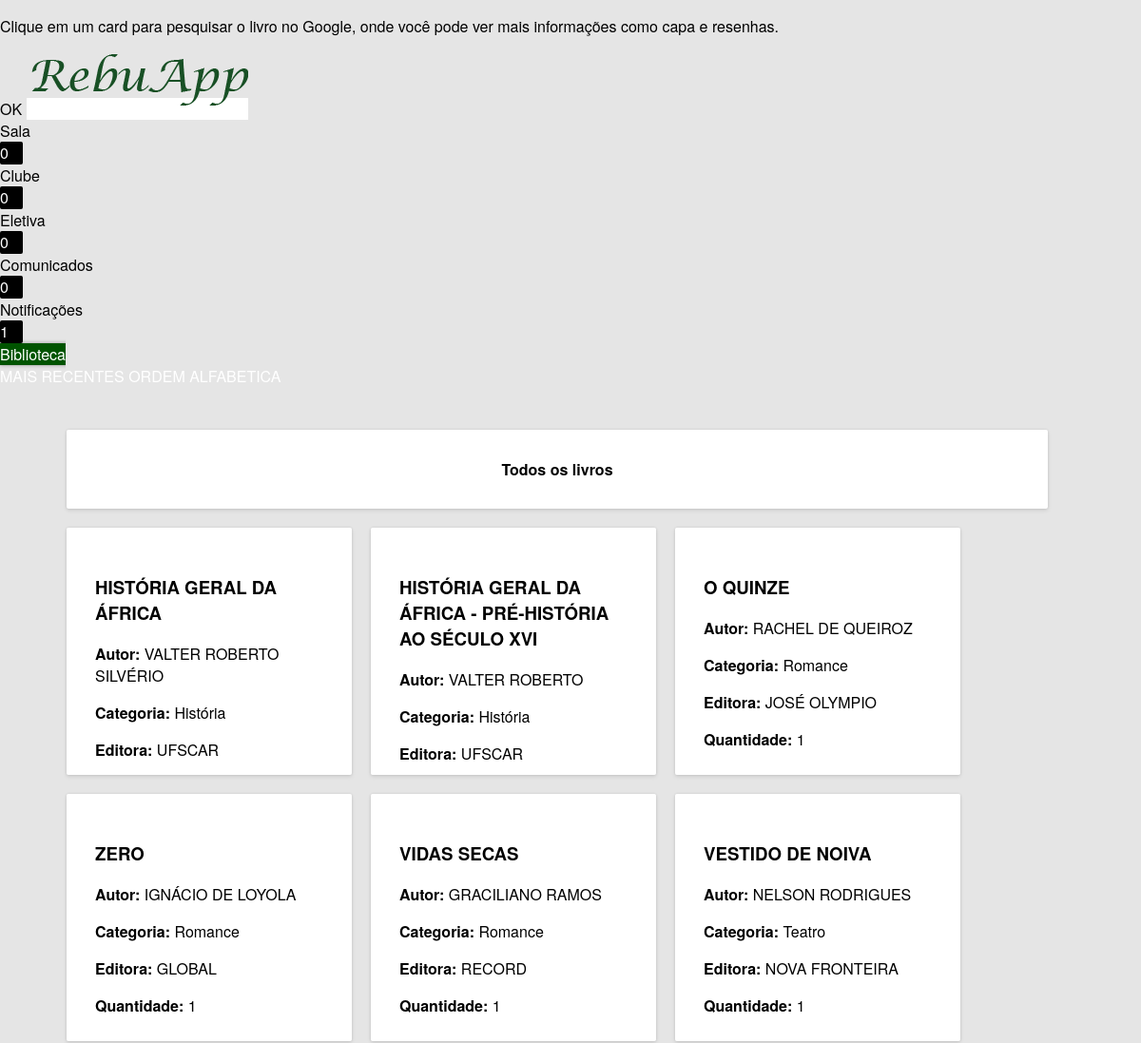
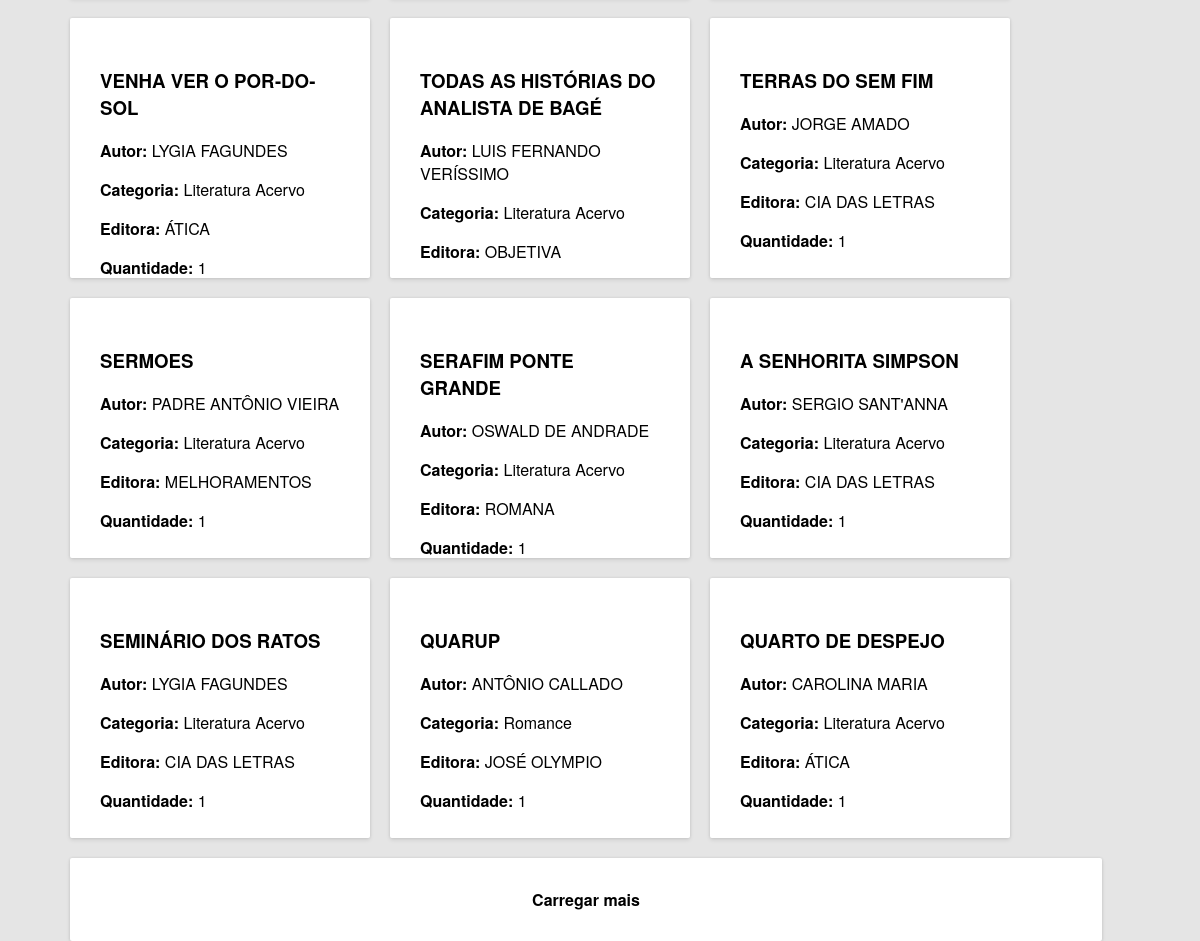
Page /webapp/rebuapp/livros.php on the committed database (2 pictures, top to bottom).
### tables this page shows
CREATE TABLE IF NOT EXISTS `livros` (
  `id` int(11) NOT NULL,
  `categoria` varchar(255) NOT NULL,
  `obra` varchar(255) NOT NULL,
  `autor` varchar(255) NOT NULL,
  `editora` varchar(255) NOT NULL,
  `quantidade` int(11) NOT NULL
);

### webapp/rebuapp/livros.php (the view, shortened to what this page needs)
<?php
	include("connect_db.php");
	$categoria = $_GET['categoria'];
?>
<? include("partes/default.php"); ?>
<html>
<head>
<? include("partes/head.php") ?>
</head>
<body unresolved>
<? if(!isset($_COOKIE['avisolivros'])) { ?>
	<paper-action-dialog style="width: 20%; min-width: 300px;" heading="RebuApp" id="avisolivros" transition="core-transition-center" backdrop autoCloseDisabled>
		<p>Clique em um card para pesquisar o livro no Google, onde você pode ver mais informações como capa e resenhas.</p>
		<paper-button affirmative autofocus onclick="document.cookie='avisolivros=true; expires=Fri,01 Jan 2016 12:00:00 UTC';">OK</paper-button>
	</paper-action-dialog>
<? } ?>
	 <core-drawer-panel id="drawerPanel">
		 <core-header-panel drawer>
	  <core-menu selected="6">
		  <? include("partes/drawer.php"); ?>
	  </core-menu>
		 </core-header-panel>
	<core-scroll-header-panel main mode="scroll" id="main">
    <core-toolbar class="perfect-for-tabs" id="defaultbar">
    <span flex id="titulo">Biblioteca</span>
	<br><div class="bottom fit" horizontal layout>
      <paper-tabs id="tabs" selected="all" self-end>
        <paper-tab name="all" id="guiarecentes">Mais recentes</paper-tab>
        <paper-tab name="favorites" id="guiaalfabetica">Ordem Alfabetica</paper-tab>
      </paper-tabs>
		</div>
    </core-toolbar>
    <div class="container">
<div id="conteudo">
<paper-shadow z="0" class="littlecard" style="cursor: default;"><? include("partes/categoria2.php"); ?></paper-shadow>
<?
if(isset($categoria)) {
$result = mysqli_query($dbi, "SELECT * FROM livros WHERE categoria='$categoria' ORDER BY id DESC LIMIT 15");
while ($row = mysqli_fetch_array($result)) { ?>
<paper-shadow z="0" class="card clickable cardlivro" onclick="window.open('https://google.com.br/search?q=<? echo $row['obra']; ?> <? echo $row['autor']; ?>')">
<h3><? echo $row['obra']; ?></h3>
<p><b>Autor:</b> <? echo $row['autor']; ?></p>
</p><p><b>Editora:</b> <? echo $row['editora']; ?></p>
<p><b>Quantidade:</b> <? echo $row['quantidade']; ?></p>
<paper-ripple fit class="recenteringTouch"></paper-ripple>
</paper-shadow>
<?
		$id_id=$row['id'];
}
} else {
$result = mysqli_query($dbi, "SELECT * FROM livros ORDER BY id DESC LIMIT 15");
while ($row = mysqli_fetch_array($result)) { ?>
<paper-shadow z="0" class="card clickable cardlivro" touch-action="pan-x pan-y" onclick="window.open('https://google.com.br/search?q=<? echo $row['obra']; ?> <? echo $row['autor']; ?>')">
<h3><? echo $row['obra']; ?></h3>
<p><b>Autor:</b> <? echo $row['autor']; ?></p>
<p><b>Categoria:</b> <? include('partes/categoria.php'); ?>
</p><p><b>Editora:</b> <? echo $row['editora']; ?></p>
<p><b>Quantidade:</b> <? echo $row['quantidade']; ?></p>
</paper-shadow>
<?
		$id_id=$row['id'];
}
}
?>
</div>
<? if(mysqli_num_rows($result) == 15) { ?>
<paper-shadow z="0" class="load_more littlecard clickable" touch-action="pan-x pan-y" id="<?php echo $id_id; ?>"><font id="loadtext">Carregar mais</font></paper-shadow>
<? } else { ?>
<paper-shadow z="0" class="littlecard" id="nomore">Não há mais resultados</paper-shadow>
<? } ?>
    </div></core-scroll-header-panel>
	  </core-drawer-panel>
</body>
</html>

### webapp/rebuapp/partes/categoria.php
<?php
if($row['categoria'] == "arte") { echo "Arte"; }
else if($row['categoria'] == "atualidades") { echo "Atualidades"; }
else if($row['categoria'] == "biologia") { echo "Biologia"; }
else if($row['categoria'] == "dvd") { echo "DVD"; }
else if($row['categoria'] == "educacaofisica") { echo "Educa&ccedil;&atilde;o F&iacute;sica"; }
else if($row['categoria'] == "educacao") { echo "Educa&ccedil;&atilde;o"; }
else if($row['categoria'] == "ficcao") { echo "Fic&ccedil;&atilde;o"; }
else if($row['categoria'] == "filosofia") { echo "Filosofia"; }
else if($row['categoria'] == "fisica") { echo "F&iacute;sica"; }
else if($row['categoria'] == "geografia") { echo "Geografia"; }
else if($row['categoria'] == "historia") { echo "Hist&oacute;ria"; }
else if($row['categoria'] == "historiaemquadrinhos") { echo "Hist&oacute;ria em quadrinhos"; }
else if($row['categoria'] == "linguainglesa") { echo "L&iacute;ngua Inglesa"; }
else if($row['categoria'] == "linguaportuguesa") { echo "L&iacute;ngua Portuguesa"; }
else if($row['categoria'] == "literaturaacervo") { echo "Literatura Acervo"; }
else if($row['categoria'] == "matematica") { echo "Matem&aacute;tica"; }
else if($row['categoria'] == "poesia") { echo "Poesia"; }
else if($row['categoria'] == "romance") { echo "Romance"; }
else if($row['categoria'] == "sociologia") { echo "Sociologia"; }
else if($row['categoria'] == "teatro") { echo "Teatro"; }
?>

### webapp/rebuapp/styles/styles.css (style rules this page uses)
html,body { height: 100%; margin: 0; background-color: #E5E5E5; font-family: RobotoDraft, Helvetica Neue, Helvetica, Arial; -webkit-tap-highlight-color: rgba(0, 0, 0, 0); -ms-touch-action: none; }
#tabs { width: 100%; margin: 0; -webkit-user-select: none; -moz-user-select: none; -ms-user-select: none; user-select: none; text-transform: uppercase; }
.perfect-for-tabs { height: 112px; }
core-toolbar { box-shadow: 0 0px 4px 0 rgba(0, 0, 0, 0.37); }
.container { width: 100%; margin-bottom: 35px auto; }
[drawer] { background-color: #ffffff; -webkit-user-select: none; -moz-user-select: none; -ms-user-select: none; user-select: none; }
paper-shadow.card { display: block; position:relative; border-radius: 2px; box-shadow: rgba(0, 0, 0, 0.0980392) 0px 2px 4px 0px, rgba(0, 0, 0, 0.0980392) 0px 0px 3px 0px; padding: 30px; margin: 10px; background: #ffffff; left: 0; right: 0; word-wrap: break-word; overflow: auto; }
paper-shadow.clickable { cursor: pointer; }
paper-shadow.cardlivro { height: auto; }
.littlecard { display: block; position:relative; border-radius: 2px; box-shadow: rgba(0, 0, 0, 0.0980392) 0px 2px 4px 0px, rgba(0, 0, 0, 0.0980392) 0px 0px 3px 0px; padding: 30px; margin: 10px; background: #ffffff; text-align: center; font-weight: bold; height: auto; left: 0; right: 0; }
@media (min-width: 981px) { #tabs { width: 100%; } }
@media (min-width: 981px) { .container { width: 90%; margin: 35px auto; } }
@media (min-width: 981px) { paper-shadow.card { width: 240px; float: left; min-height: 200px; height: auto; word-wrap: break-word; overflow: auto; } }
@media (min-width: 981px) { paper-shadow.cardlivro { height: 200px; } }
@media (min-width: 981px) { .littlecard { width: 90%; float: left; } }
core-menu { margin-right: 0; }

### rows in the picture
livros: obra "HISTÓRIA GERAL DA ÁFRICA", autor "VALTER ROBERTO SILVÉRIO", categoria "História", editora "UFSCAR"
livros: obra "HISTÓRIA GERAL DA ÁFRICA - PRÉ-HISTÓRIA AO SÉCULO XVI", autor "VALTER ROBERTO", categoria "História", editora "UFSCAR"
livros: obra "O QUINZE", autor "RACHEL DE QUEIROZ", categoria "Romance", editora "JOSÉ OLYMPIO", quantidade "1"
livros: obra "ZERO", autor "IGNÁCIO DE LOYOLA", categoria "Romance", editora "GLOBAL", quantidade "1"
livros: obra "VIDAS SECAS", autor "GRACILIANO RAMOS", categoria "Romance", editora "RECORD", quantidade "1"
livros: obra "VESTIDO DE NOIVA", autor "NELSON RODRIGUES", categoria "Teatro", editora "NOVA FRONTEIRA", quantidade "1"
livros: obra "VENHA VER O POR-DO-SOL", autor "LYGIA FAGUNDES", categoria "Literatura Acervo", editora "ÁTICA", quantidade "1"
livros: obra "TODAS AS HISTÓRIAS DO ANALISTA DE BAGÉ", autor "LUIS FERNANDO VERÍSSIMO", categoria "Literatura Acervo", editora "OBJETIVA"
livros: obra "TERRAS DO SEM FIM", autor "JORGE AMADO", categoria "Literatura Acervo", editora "CIA DAS LETRAS", quantidade "1"
livros: obra "SERMOES", autor "PADRE ANTÔNIO VIEIRA", categoria "Literatura Acervo", editora "MELHORAMENTOS", quantidade "1"
livros: obra "SERAFIM PONTE GRANDE", autor "OSWALD DE ANDRADE", categoria "Literatura Acervo", editora "ROMANA", quantidade "1"
livros: obra "A SENHORITA SIMPSON", autor "SERGIO SANT'ANNA", categoria "Literatura Acervo", editora "CIA DAS LETRAS", quantidade "1"
livros: obra "SEMINÁRIO DOS RATOS", autor "LYGIA FAGUNDES", categoria "Literatura Acervo", editora "CIA DAS LETRAS", quantidade "1"
livros: obra "QUARUP", autor "ANTÔNIO CALLADO", categoria "Romance", editora "JOSÉ OLYMPIO", quantidade "1"
livros: obra "QUARTO DE DESPEJO", autor "CAROLINA MARIA", categoria "Literatura Acervo", editora "ÁTICA", quantidade "1"

### other values in the picture
$num1 "0"
$num2 "0"
$num3 "0"
$num4 "0"
$num5 "1"
